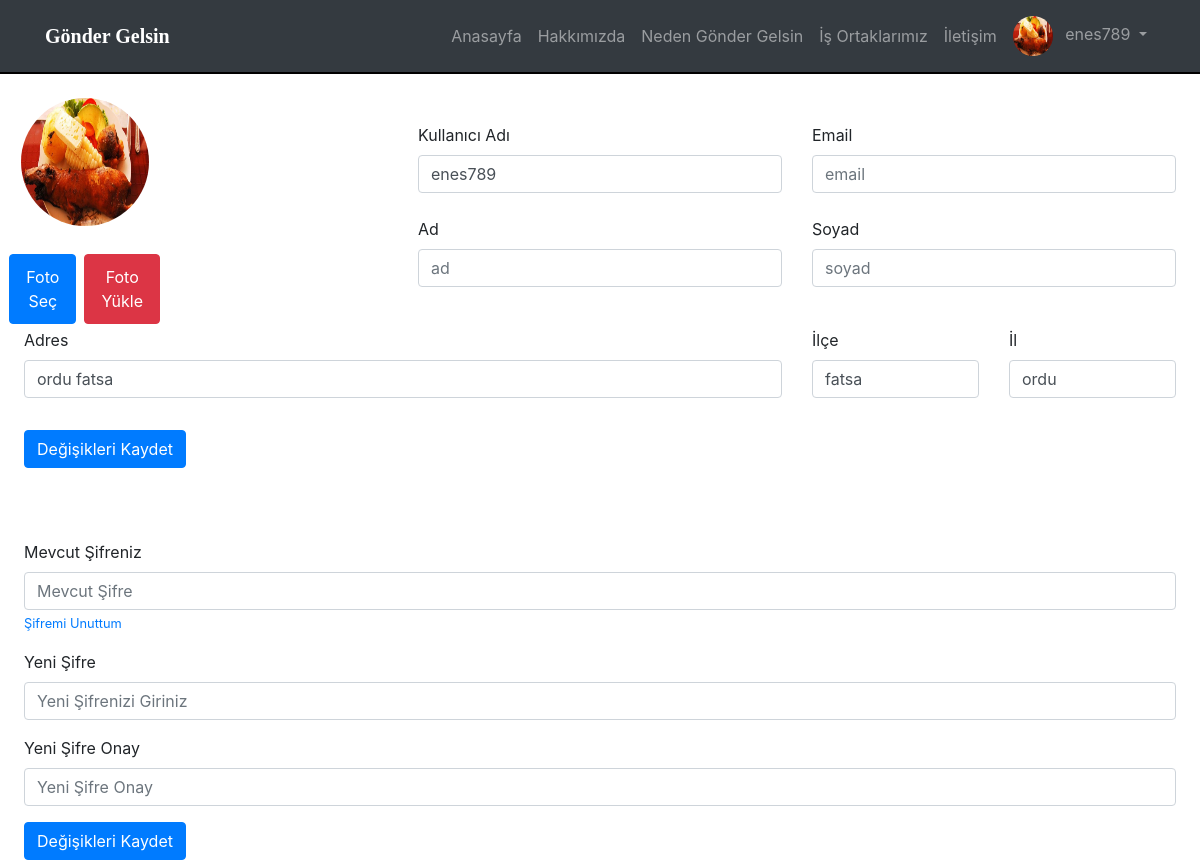
Page /profil.php (signed in) on the committed database.
### tables this page shows
CREATE TABLE `kullanici_bilgileri` (
  `id` int(10) UNSIGNED NOT NULL,
  `sifirlamakodu` varchar(100) NOT NULL,
  `kullaniciadi` varchar(50) NOT NULL,
  `eposta` varchar(100) NOT NULL,
  `sifre` varchar(100) NOT NULL,
  `adi` varchar(100) DEFAULT NULL,
  `soyadi` varchar(100) DEFAULT NULL,
  `adres` varchar(100) NOT NULL,
  `ilce` varchar(20) NOT NULL,
  `il` varchar(20) NOT NULL,
  `kayittarihi` datetime NOT NULL DEFAULT current_timestamp()
);

### fonksiyonlar.php (called while the page is built, shortened)
<?php
function bilgi_getir($id){
    include "baglan.php";
    $sorgu= "SELECT * FROM `kullanici_bilgileri` WHERE `id`='$id'";
    $sonuc = mysqli_query($baglan, $sorgu);
    return $sonuc;
}
?>

### profil.php (the view, shortened to what this page needs)
<?php
include "baglan.php";
include "navbar.php";
include "fonksiyonlar.php";
$kullaniciadi = $ad = $soyad = $id = $email = $sifre = $eski_sifre = $yeni_sifre = $sifre_onay = $yeni_sifre_onay = "";
$kullaniciadi_hata = $email_hata = $sifre_hata = $eski_sifre_hata = $yeni_sifre_hata = $sifre_onay_hata = $yeni_sifre_onay_hata = "";
if(session_bilgi() == true){
    $kullaniciadi = $_SESSION["kullaniciadi_bilgisi"];
    $id = $_SESSION["id_bilgisi"];
    $sonuc = bilgi_getir($id);
    $id = $row["id"];
    $ad = isset($row["ad"]) ? $row["ad"] : "";
    $soyad = isset($row["soyad"]) ? $row["soyad"] : "";
    $email = isset($row["email"]) ? $row["email"] : "";
    $adres = isset($row["adres"]) ? $row["adres"] : "";
    $ilce = isset($row["ilce"]) ? $row["ilce"] : "";
    $il = isset($row["il"]) ? $row["il"] : "";
}
?>
<link href="https://stackpath.bootstrapcdn.com/bootstrap/4.5.2/css/bootstrap.min.css" rel="stylesheet">
<div class="container-fluid pt-4 px-4">
<form action="<?php echo $_SERVER['PHP_SELF'];?>" method="POST" novalidate enctype="multipart/form-data">
    <div class="row justify-content-center align-items-center g-2">
        <div class="col-12 col-md-4">
        <div class="col-md-4">
                        <?php
                $img="img/avatars/".$id.".jpg";
                ?>
		<div class="d-flex justify-content-center mb-4">
			<img src="<?php echo $img;?>"
			class="rounded-circle" alt="<?php echo $kullaniciadi;?>"  width="128" height="128"/>
		</div>
		<div class="d-flex justify-content-center">
			<div class="btn btn-primary btn-rounded m-1">
				<label class="form-label text-white m-1" for="foto">Foto Seç</label>
			</div>
			<div class="btn btn-danger btn-rounded m-1">
				<label class="form-label text-white m-1" for="foto_yukle">Foto Yükle</label>
			</div>
		</div>
	</div>
        </div>
        <div class="col-12 col-md-8">
        <div class="row justify-content-center align-items-center g-2">
            <div class="col-12 col-md-6">
            <div class="mb-3">
			<label for="kullaniciadi" class="form-label">Kullanıcı Adı</label>
			<input class="form-control <?php echo (!empty($kullaniciadi_hata)) ? 'is-invalid': ''?>" id="kullaniciadi" type="text" name="kullaniciadi" placeholder="Kullanıcı Adı" value="<?php echo $kullaniciadi; ?>">
		</div>
            </div>
            <div class="col-12 col-md-6">
            <div class="mb-3">
			<label for="email" class="form-label">Email</label>
			<input type="email" class="form-control" id="email" placeholder="email" name="email" value="<?php echo $email; ?>">
		</div>
            </div>
            <div class="col-12 col-md-6">
            <div class="mb-3">
			<label for="ad" class="form-label">Ad</label>
			<input type="text" class="form-control" id="ad" placeholder="ad" name="ad" value="<?php echo $ad; ?>">
		</div>
            </div>
            <div class="col-12 col-md-6">
            <div class="mb-3">
			<label for="soyad" class="form-label">Soyad</label>
			<input type="text" class="form-control" id="soyad" name="soyad" placeholder="soyad" value="<?php echo $soyad; ?>">
		    </div>
            </div>
        </div>
        </div>
    </div>
	<div class="row">
		<div class="mb-3 col-md-8">
		<div class="mb-3">
		<label for="adres" class="form-label">Adres</label>
		<input type="text" class="form-control" id="adres" name="adres" value="<?php echo $adres; ?>" placeholder="Adres">
		</div></div>
		<div class="mb-3 col-md-2">
			<label for="ilce" class="form-label">İlçe</label>
			<input type="text" class="form-control" id="ilce" name="ilce" placeholder="İlçe" value="<?php echo $ilce; ?>">
		</div>
		<div class="mb-3 col-md-2">
			<label for="il" class="form-label">İl</label>
			<input type="text" class="form-control" id="il"  name="il" value="<?php echo $il; ?>" placeholder="İl">
		</div>
	</div>
			<button type="submit" class="btn btn-primary" name="kayit">Değişikleri Kaydet</button>
</form>
			<br><br><br>
<form action="<?php echo $_SERVER['PHP_SELF'];?>" method="POST" novalidate>
				<div class="mb-3">
				<label for="eski_sifre" class="form-label">Mevcut Şifreniz</label>
				<input class="form-control <?php echo (!empty($eski_sifre_hata)) ? 'is-invalid': ''?>" id="eski_sifre" name="eski_sifre" value="<?php echo $eski_sifre; ?>" type="password" placeholder="Mevcut Şifre">
				<small><a href="şifremiU.php">Şifremi Unuttum</a></small>
				</div>
				<div class="mb-3">
					<label for="yeni_sifre" class="form-label">Yeni Şifre</label>
					<input class="form-control <?php echo (!empty($yeni_sifre_hata)) ? 'is-invalid': ''?>"               value="<?php echo $yeni_sifre; ?>" id="yeni_sifre" name="yeni_sifre" type="password" placeholder="Yeni Şifrenizi Giriniz">
				</div>
				<div class="mb-3">
					<label for="yeni_sifre_onay" class="form-label">Yeni Şifre Onay</label>
					<input class="form-control <?php echo (!empty($yeni_sifre_onay_hata)) ? 'is-invalid': ''?>" value="<?php echo $yeni_sifre_onay; ?>" id="yeni_sifre_onay" name="yeni_sifre_onay" type="password" placeholder="Yeni Şifre Onay">
				</div>
				<button type="submit" class="btn btn-primary" name="sifre_degistir">Değişikleri Kaydet</button>
											</form>
</div>

### rows in the picture
kullanici_bilgileri: adres "ordu fatsa", ilce "fatsa", il "ordu"

### other values in the picture
$_SESSION["kullaniciadi_bilgisi"] "enes789"
